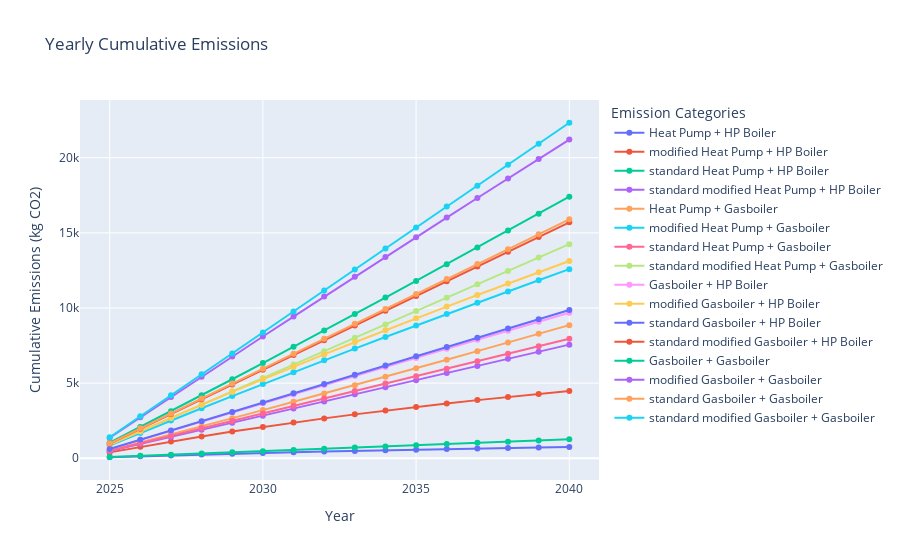

The cell this chart's notebook holds for it:
### Code cell
fig = go.Figure()
for heating_system in testcase.heating_system.unique():
    for dhw_system in testcase.dhw_system.unique():
        tmp = testcase[(testcase.heating_system == heating_system) & (testcase.dhw_system == dhw_system)]
        years = np.arange(2025, 2025 + len(y_fit_central[5:]))
        total_co2_cumulative = tmp['total_co2'].values * np.array([1 for i in range(16)]).cumsum()
        modified_total_co2_cumulative = tmp['total_co2_modified'].values * np.array([1 for i in range(16)]).cumsum()
        new_emissions_cumulative = tmp[[f'emissions_{year + 2025}' for year in range(len(y_fit_central[5:]))]].cumsum(axis=1)
        modified_new_emissions_cumulative = tmp[[f'modified_emissions_{year + 2025}' for year in range(len(y_fit_central[5:]))]].cumsum(axis=1)
        #new_emissions_cumulative = tmp[[f'emissions_{year + 2025}' for year in range(len(y_fit_central[5:]))]]
        # Create the Plotly scatter plot


        # Add total_co2 cumulative emissions
        # fig.add_trace(go.Scatter(
        #     x=years,
        #     y=total_co2_cumulative,
        #     mode='lines+markers',
        #     name='Total CO2 (Original)'
        # ))
        fig.add_trace(go.Scatter(
            x=years,
            y=new_emissions_cumulative.values[0],
            mode='lines+markers',
            name=f'{heating_system} + {dhw_system}'
        ))
        fig.add_trace(go.Scatter(
            x=years,
            y=modified_new_emissions_cumulative.values[0],
            mode='lines+markers',
            name=f'modified {heating_system} + {dhw_system}'
        ))
        fig.add_trace(go.Scatter(
            x=years,
            y=total_co2_cumulative,
            mode='lines+markers',
            name=f'standard {heating_system} + {dhw_system}'
        ))
        fig.add_trace(go.Scatter(
            x=years,
            y=modified_total_co2_cumulative,
            mode='lines+markers',
            name=f'standard modified {heating_system} + {dhw_system}'
        ))
        
# # Add newly calculated cumulative emissions
# tmp = testcase[testcase.heating_system == 'Heat Pump']
# years = np.arange(2025, 2025 + len(y_fit_central[5:]))
# #total_co2_cumulative = tmp['total_co2'].values * np.array([1 for i in range(16)]).cumsum()
# new_emissions_cumulative = tmp[[f'emissions_{year + 2025}' for year in range(len(y_fit_central[5:]))]].cumsum(axis=1)
# for i in range(new_emissions_cumulative.shape[0]):
#     fig.add_trace(go.Scatter(
#         x=years,
#         y=new_emissions_cumulative.iloc[i],
#         mode='lines+markers',
#         name=f'{tmp.heating_system.values}'
#     ))

# Update layout
fig.update_layout(
    title='Yearly Cumulative Emissions',
    xaxis_title='Year',
    yaxis_title='Cumulative Emissions (kg CO2)',
    legend_title='Emission Categories'
)

# Show the plot
fig.show()

### Figure 1 — Plotly figure (JSON) as saved in the notebook; plotly's stock layout.template omitted (floating-point values rounded to 4 significant figures)
{"data": [{"mode": "lines+markers", "name": "Heat Pump + HP Boiler", "type": "scatter", "x": [2025, 2026, 2027, 2028, 2029, 2030, 2031, 2032, 2033, 2034, 2035, 2036, 2037, 2038, 2039, 2040], "y": [64.72, 126.5, 185.4, 241.5, 295.1, 346.2, 395.0, 441.5, 485.9, 528.2, 568.6, 607.1, 643.9, 678.9, 712.3, 744.2]}, {"mode": "lines+markers", "name": "modified Heat Pump + HP Boiler", "type": "scatter", "x": [2025, 2026, 2027, 2028, 2029, 2030, 2031, 2032, 2033, 2034, 2035, 2036, 2037, 2038, 2039, 2040], "y": [388.7, 759.6, 1113.0, 1451.0, 1773.0, 2080.0, 2373.0, 2652.0, 2919.0, 3173.0, 3415.0, 3647.0, 3867.0, 4078.0, 4279.0, 4470.0]}, {"mode": "lines+markers", "name": "standard Heat Pump + HP Boiler", "type": "scatter", "x": [2025, 2026, 2027, 2028, 2029, 2030, 2031, 2032, 2033, 2034, 2035, 2036, 2037, 2038, 2039, 2040], "y": [78.66, 157.3, 236.0, 314.6, 393.3, 472.0, 550.6, 629.3, 707.9, 786.6, 865.3, 943.9, 1023.0, 1101.0, 1180.0, 1259.0]}, {"mode": "lines+markers", "name": "standard modified Heat Pump + HP Boiler", "type": "scatter", "x": [2025, 2026, 2027, 2028, 2029, 2030, 2031, 2032, 2033, 2034, 2035, 2036, 2037, 2038, 2039, 2040], "y": [472.5, 944.9, 1417.0, 1890.0, 2362.0, 2835.0, 3307.0, 3780.0, 4252.0, 4725.0, 5197.0, 5670.0, 6142.0, 6615.0, 7087.0, 7560.0]}, {"mode": "lines+markers", "name": "Heat Pump + Gasboiler", "type": "scatter", "x": [2025, 2026, 2027, 2028, 2029, 2030, 2031, 2032, 2033, 2034, 2035, 2036, 2037, 2038, 2039, 2040], "y": [521.4, 1048.0, 1580.0, 2116.0, 2657.0, 3203.0, 3752.0, 4306.0, 4864.0, 5425.0, 5989.0, 6557.0, 7128.0, 7702.0, 8279.0, 8858.0]}, {"mode": "lines+markers", "name": "modified Heat Pump + Gasboiler", "type": "scatter", "x": [2025, 2026, 2027, 2028, 2029, 2030, 2031, 2032, 2033, 2034, 2035, 2036, 2037, 2038, 2039, 2040], "y": [845.4, 1681.0, 2508.0, 3325.0, 4135.0, 4936.0, 5730.0, 6517.0, 7296.0, 8069.0, 8836.0, 9596.0, 10350.0, 11100.0, 11840.0, 12580.0]}, {"mode": "lines+markers", "name": "standard Heat Pump + Gasboiler", "type": "scatter", "x": [2025, 2026, 2027, 2028, 2029, 2030, 2031, 2032, 2033, 2034, 2035, 2036, 2037, 2038, 2039, 2040], "y": [496.7, 993.4, 1490.0, 1987.0, 2483.0, 2980.0, 3477.0, 3973.0, 4470.0, 4967.0, 5464.0, 5960.0, 6457.0, 6954.0, 7450.0, 7947.0]}, {"mode": "lines+markers", "name": "standard modified Heat Pump + Gasboiler", "type": "scatter", "x": [2025, 2026, 2027, 2028, 2029, 2030, 2031, 2032, 2033, 2034, 2035, 2036, 2037, 2038, 2039, 2040], "y": [890.5, 1781.0, 2671.0, 3562.0, 4452.0, 5343.0, 6233.0, 7124.0, 8014.0, 8905.0, 9795.0, 10690.0, 11580.0, 12470.0, 13360.0, 14250.0]}, {"mode": "lines+markers", "name": "Gasboiler + HP Boiler", "type": "scatter", "x": [2025, 2026, 2027, 2028, 2029, 2030, 2031, 2032, 2033, 2034, 2035, 2036, 2037, 2038, 2039, 2040], "y": [611.8, 1222.0, 1832.0, 2441.0, 3048.0, 3655.0, 4261.0, 4866.0, 5471.0, 6074.0, 6677.0, 7280.0, 7881.0, 8482.0, 9083.0, 9682.0]}, {"mode": "lines+markers", "name": "modified Gasboiler + HP Boiler", "type": "scatter", "x": [2025, 2026, 2027, 2028, 2029, 2030, 2031, 2032, 2033, 2034, 2035, 2036, 2037, 2038, 2039, 2040], "y": [911.6, 1808.0, 2691.0, 3560.0, 4416.0, 5259.0, 6091.0, 6912.0, 7722.0, 8521.0, 9311.0, 10090.0, 10860.0, 11630.0, 12380.0, 13130.0]}, {"mode": "lines+markers", "name": "standard Gasboiler + HP Boiler", "type": "scatter", "x": [2025, 2026, 2027, 2028, 2029, 2030, 2031, 2032, 2033, 2034, 2035, 2036, 2037, 2038, 2039, 2040], "y": [616.8, 1234.0, 1850.0, 2467.0, 3084.0, 3701.0, 4318.0, 4935.0, 5551.0, 6168.0, 6785.0, 7402.0, 8019.0, 8636.0, 9252.0, 9869.0]}, {"mode": "lines+markers", "name": "standard modified Gasboiler + HP Boiler", "type": "scatter", "x": [2025, 2026, 2027, 2028, 2029, 2030, 2031, 2032, 2033, 2034, 2035, 2036, 2037, 2038, 2039, 2040], "y": [981.2, 1962.0, 2944.0, 3925.0, 4906.0, 5887.0, 6869.0, 7850.0, 8831.0, 9812.0, 10790.0, 11770.0, 12760.0, 13740.0, 14720.0, 15700.0]}, {"mode": "lines+markers", "name": "Gasboiler + Gasboiler", "type": "scatter", "x": [2025, 2026, 2027, 2028, 2029, 2030, 2031, 2032, 2033, 2034, 2035, 2036, 2037, 2038, 2039, 2040], "y": [1035.0, 2078.0, 3130.0, 4190.0, 5257.0, 6332.0, 7413.0, 8501.0, 9596.0, 10700.0, 11800.0, 12910.0, 14030.0, 15150.0, 16280.0, 17410.0]}, {"mode": "lines+markers", "name": "modified Gasboiler + Gasboiler", "type": "scatter", "x": [2025, 2026, 2027, 2028, 2029, 2030, 2031, 2032, 2033, 2034, 2035, 2036, 2037, 2038, 2039, 2040], "y": [1365.0, 2724.0, 4076.0, 5423.0, 6764.0, 8100.0, 9430.0, 10760.0, 12080.0, 13390.0, 14710.0, 16010.0, 17320.0, 18620.0, 19920.0, 21210.0]}, {"mode": "lines+markers", "name": "standard Gasboiler + Gasboiler", "type": "scatter", "x": [2025, 2026, 2027, 2028, 2029, 2030, 2031, 2032, 2033, 2034, 2035, 2036, 2037, 2038, 2039, 2040], "y": [993.8, 1988.0, 2982.0, 3975.0, 4969.0, 5963.0, 6957.0, 7951.0, 8945.0, 9938.0, 10930.0, 11930.0, 12920.0, 13910.0, 14910.0, 15900.0]}, {"mode": "lines+markers", "name": "standard modified Gasboiler + Gasboiler", "type": "scatter", "x": [2025, 2026, 2027, 2028, 2029, 2030, 2031, 2032, 2033, 2034, 2035, 2036, 2037, 2038, 2039, 2040], "y": [1396.0, 2791.0, 4187.0, 5582.0, 6978.0, 8373.0, 9769.0, 11160.0, 12560.0, 13960.0, 15350.0, 16750.0, 18140.0, 19540.0, 20930.0, 22330.0]}], "layout": {"legend": {"title": {"text": "Emission Categories"}}, "title": {"text": "Yearly Cumulative Emissions"}, "xaxis": {"title": {"text": "Year"}}, "yaxis": {"title": {"text": "Cumulative Emissions (kg CO2)"}}}}
